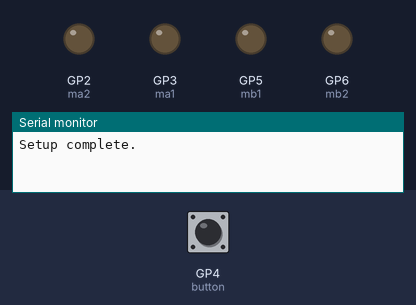
A program run on a simulated Raspberry Pi Pico. On the bench: output pins drawn as LEDs (lit = HIGH), the last lines printed to the serial monitor. The inputs (shaded band) are chosen by the test bench; at power-on: GP4 (button) HIGH.

Above: at 0.8 s.
0.9 s: GP4 (button) pulled LOW for 0.15 s
At 1.2 s:
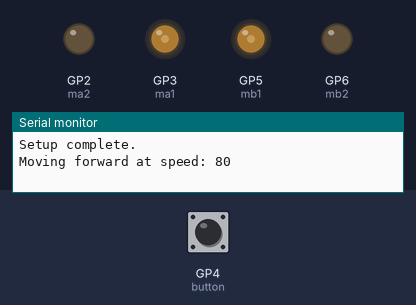
At 5.4 s:
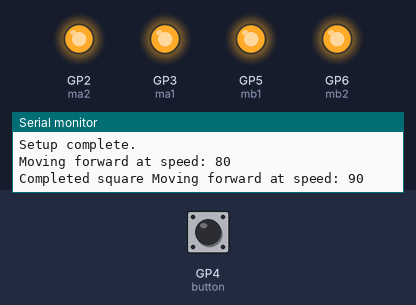
Timing chart, 0 to 21.5 s (numbered marks = the images above; inputs shaded):
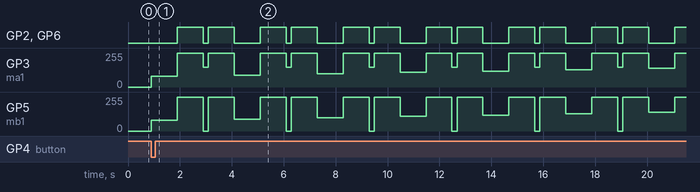

Measured:
- after the input at 0.9 s, GP2 (ma2): LOW → HIGH after 1.0 s, then repeats every 3.2 s: LOW 0.19 s, HIGH 1.0 s, LOW 1.0 s, HIGH 1.0 s; GP3 (ma1): 0/255 → 80/255 at once, → 255/255 1.0 s later, → 150/255 1.0 s later, → 255/255 0.19 s later, … (26 changes in this stretch)

The program:

main.cpp
```cpp
/*
Make robot start with pushbutton and then go in square four times each time increasing the speed to max.
www.alberttalkstech.com
https://git.alberttalkstech.com/albert/RoboCup-Soccer
*/

#include <Arduino.h>

const uint8_t button = 4; // Change 11 to your actual button pin
const uint8_t ma1 = 3;
const uint8_t ma2 = 2;
const uint8_t mb1 = 5;
const uint8_t mb2 = 6;
const uint8_t speedIncrement = 10; // Speed increment for each square
uint8_t speed = 80; // Initial speed
const uint8_t turnDelay = 450; // Delay for turning

void Move(int left, int right);
void forward();
void turnRight();
void Stop();

void setup() {
  Serial.begin(9600);
  pinMode(button, INPUT_PULLUP); // Set button pin as input with pull-up resistor
  pinMode(ma1, OUTPUT);
  pinMode(ma2, OUTPUT);
  pinMode(mb1, OUTPUT);
  pinMode(mb2, OUTPUT);
  Serial.println("Setup complete.");
  while(digitalRead(button)) {
    // Wait for the button to be pressed
  }
}

void loop() {
  for (int i = 0; i < 4; i++) {
      forward(); // Move forward
      delay(1000); // Move forward for 1 seconds
      Stop(); // Stop before turning
      delay(1000); // Wait for a moment before turning
      turnRight();
      Stop(); // Stop before increasing speed
      Serial.print("Completed square ");
      speed += speedIncrement;
  }
  // Serial.println(digitalRead(button));
}

void Move(int left, int right) {
  if (left > 0) {
    analogWrite(ma1, left);
    digitalWrite(ma2, LOW);
  } else if (left < 0) {
    analogWrite(ma2, -left);
    digitalWrite(ma1, LOW);
  } else {
    digitalWrite(ma1, LOW);
    digitalWrite(ma2, LOW);
  }

  if (right > 0) {
    analogWrite(mb1, right);
    digitalWrite(mb2, LOW);
  } else if (right < 0) {
    analogWrite(mb2, -right);
    digitalWrite(mb1, LOW);
  } else {
    digitalWrite(mb1, LOW);
    digitalWrite(mb2, LOW);
  }
}

void Stop() {
  digitalWrite(ma1, HIGH);
  digitalWrite(ma2, HIGH);
  digitalWrite(mb1, HIGH);
  digitalWrite(mb2, HIGH);
}

void forward() {
  Move(speed, speed); // Move both motors forward at the current speed
  Serial.print("Moving forward at speed: ");
  Serial.println(speed);
}

void turnRight() {
  Move(150, 0); // Left motor at speed, right motor stopped
  delay(turnDelay); // Adjust delay for turning speed
  Stop();
  delay(1000); // Wait before next action
}
```
